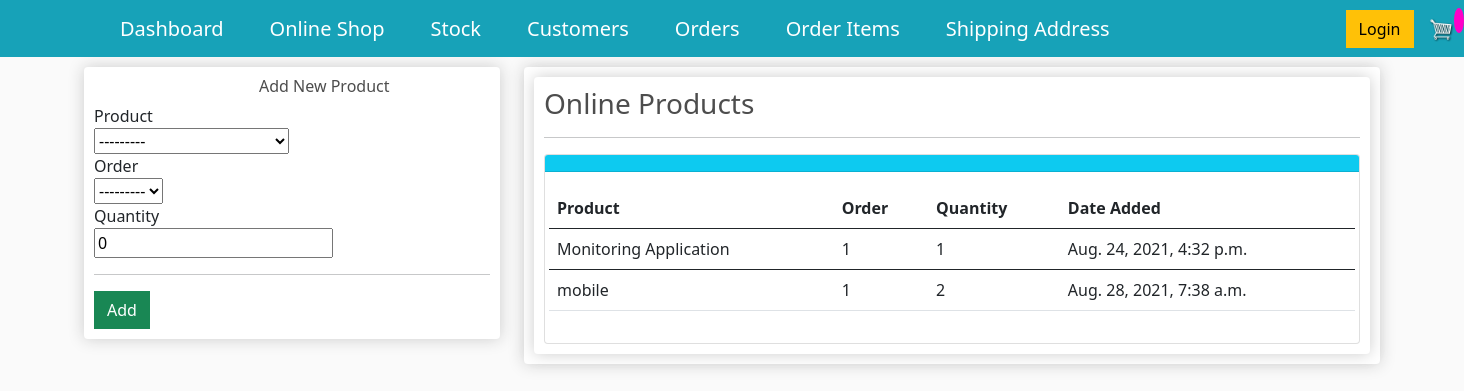
/order_online_items/, run on an earlier commit of the app's database.
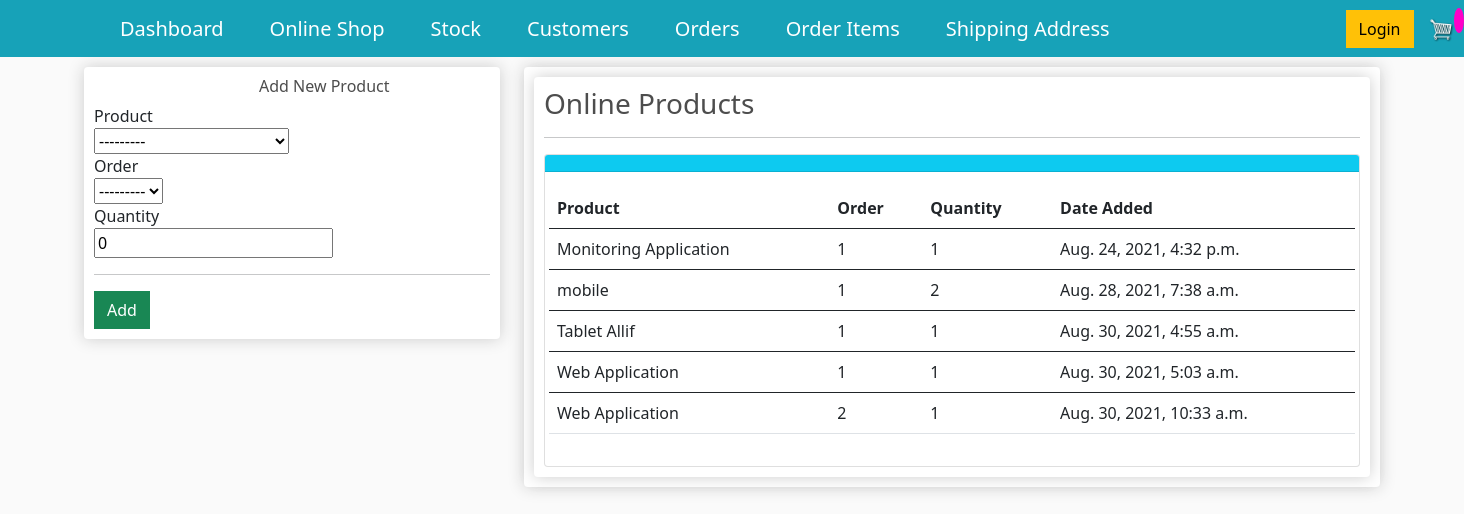
And on a later commit of the database.
### store/models.py (models this page shows, shortened)
class OrderItem(models.Model):
    product = models.ForeignKey(Product, on_delete=models.SET_NULL, null=True, blank=True)
    order = models.ForeignKey(Order, on_delete=models.SET_NULL, null=True,blank=True)
    quantity = models.IntegerField(default=0,null=True,blank=True)
    date_added = models.DateTimeField(auto_now_add=True)

class Product(models.Model):
    name = models.CharField(max_length=255, null=True)
    price=models.DecimalField(max_digits=7,decimal_places=2)
    digital = models.BooleanField(default=False,blank=True, null=True)#If the item is digital, we dont need to ship
    product_image=models.ImageField(null=True, blank=True)
    def __str__(self):
        return self.name

class Order(models.Model):
    customer = models.ForeignKey(Customer, on_delete=models.SET_NULL, null=True,blank=True)#if customer is deleted, we dont want to delete the order but rather set the customer value to null
    date_ordered=models.DateTimeField(auto_now_add=True)
    complete=models.BooleanField(default=False, null=True, blank=False)
    transaction_id=models.CharField(max_length=100, null=True)
    def __str__(self):
        return str(self.id) #it was giving errors hence commented out

### store/views.py (the view)
# urls.py: path('order_online_items/', views.order_online_items, name="order_online_items"),
def order_online_items(request):
    title="Allifmaal Online Stock"
    form=OrderOnlineItemsForm(request.POST or None)
    orderitems = OrderItem.objects.all()
    if form.is_valid():
        form.save()
        messages.success(request, 'Customer added successfully')
        return redirect('order_online_items')
    context={
        "title": title,
        "form":form,
        "orderitems":orderitems,
        }
    return render(request,'store/order_online_items.html',context)

### store/forms.py
class OrderOnlineItemsForm(forms.ModelForm): #the forms here is the one imported up there.
    class Meta:
        model = OrderItem
        fields = ["product",'order','quantity']

### store/templates/store/order_online_items.html (shortened to what this page needs)
{% extends "store/main.html"%}
{% load crispy_forms_tags %}
{% load static %}
{% block content %}
<div class="row">
	<div class="col-lg-4">
		<div class="box-element" id="form-wrapper">
                <div id="user-info">
                <h6 style="padding-left:165px">Add New Product</h6>
                <form method='POST' action=''> {% csrf_token %}
                    {{form|crispy}}
                </div>
                <hr>
                <input id="form-button" class="btn btn-success btn-block" type="submit" value="Add">
		</div>
        <br>
	</div>
	<div class="col-lg-8">
		<div class="box-element">
            <div class="box-element">
        <h3>Online Products</h3>
        <hr>
            <div class="card">
                <div class="card-header bg-info text-white">
                </div>
                <div class="card-body">
                    <div class="row">
                       <table class="table table-hover">
                        <thead>
                          <tr>
                            <th scope="col">Product</th>
                            <th scope="col">Order</th>
                            <th scope="col">Quantity</th>
                            <th scope="col">Date Added</th>
                          </tr>
                        </thead>
                        <tbody>
                            {% for orderitem in orderitems %}
                            <tr>
                            <td>{{orderitem.product}}</td>
                            <td>{{orderitem.order}}</td>
                            <td>{{orderitem.quantity}}</td>
                            <td>{{orderitem.date_added}}</td>
                          </tr>
                        </tbody>
                        {% endfor %}
                      </table>
                </div>
            </div>
        </div>
            </div>
		</div>
	</div>
</div>
{% endblock %}

What changed in the data, as far as the page shows it:
added OrderItem: product "Tablet Allif", order "1", quantity "1", date_added "Aug. 30, 2021, 4:55 a.m."
added OrderItem: product "Web Application", order "1", quantity "1", date_added "Aug. 30, 2021, 5:03 a.m."
added OrderItem: product "Web Application", order "2", quantity "1", date_added "Aug. 30, 2021, 10:33 a.m."
